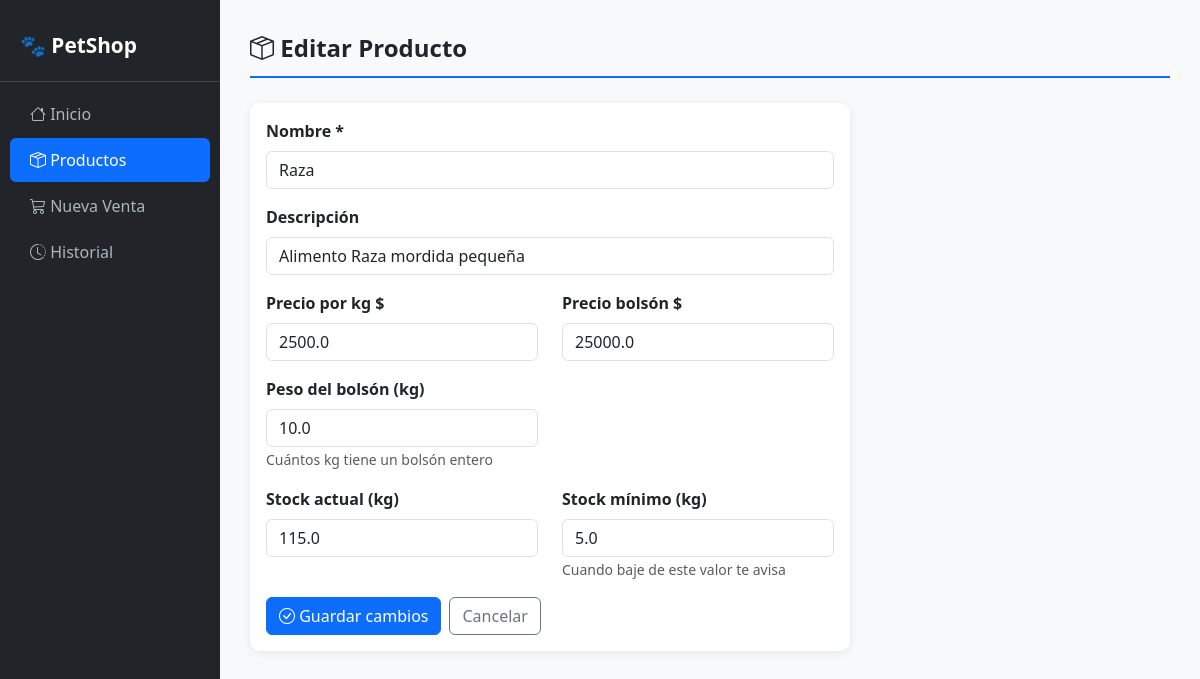
Page /productos/editar/1 on the committed database.
### tables this page shows
CREATE TABLE productos (
            id          INTEGER PRIMARY KEY AUTOINCREMENT,
            nombre      TEXT NOT NULL,
            descripcion TEXT,
            precio_kg       REAL,
            precio_bolson   REAL,
            peso_bolson_kg  REAL DEFAULT 0,
            stock_kg        REAL DEFAULT 0,
            stock_minimo_kg REAL DEFAULT 5,
            activo      INTEGER DEFAULT 1
        );

### routes/productos.py (the view, shortened to what this page needs)
@productos_bp.route('/productos/editar/<int:id>', methods=['GET', 'POST'])
def editar(id):
    producto = obtener_por_id(id)
    return render_template('productos/formulario.html', producto=producto)

### app.py (called while the page is built)
@app.before_request
def chequear_licencia():
    rutas_libres = ['/activar', '/licencia-vencida']
    if request.path not in rutas_libres:
        if not verificar_licencia():
            return redirect('/licencia-vencida')

### database.py (called while the page is built)
def conectar():
    return sqlite3.connect('petshop.db')

### licencia.py (called while the page is built)
def _decodificar(texto):
    return base64.b64decode(texto.encode()).decode()

def obtener_fecha_instalacion():
    try:
        with open(ARCHIVO_LIC, 'r') as f:
            return datetime.strptime(_decodificar(f.read().strip()), '%Y-%m-%d').date()
    except:
        return None

def verificar_licencia():
    fecha = obtener_fecha_instalacion()
    if not fecha:
        primera_ejecucion()
        return True
    return (date.today() - fecha).days <= DIAS_PRUEBA

### models/producto.py (called while the page is built)
def obtener_por_id(id):
    conn = conectar()
    conn.row_factory = sqlite3.Row
    cursor = conn.cursor()
    producto = cursor.execute(
        "SELECT * FROM productos WHERE id = ?", (id,)
    ).fetchone()
    conn.close()
    return producto

### templates/productos/formulario.html
{% extends 'base.html' %}
{% block contenido %}
<div class="titulo-pagina">
    <i class="bi bi-box-seam"></i>
    {{ 'Editar Producto' if producto else 'Nuevo Producto' }}
</div>
<div class="card" style="max-width: 600px;">
    <div class="card-body">
        <form method="POST">
            <div class="mb-3">
                <label class="form-label fw-bold">Nombre *</label>
                <input type="text" name="nombre" class="form-control"
                       value="{{ producto.nombre if producto else '' }}" required>
            </div>
            <div class="mb-3">
                <label class="form-label fw-bold">Descripción</label>
                <input type="text" name="descripcion" class="form-control"
                       value="{{ producto.descripcion if producto else '' }}"
                       placeholder="Ej: Alimento balanceado para perros">
            </div>
            <div class="row">
                <div class="col-md-6 mb-3">
                    <label class="form-label fw-bold">Precio por kg $</label>
                    <input type="number" name="precio_kg" class="form-control"
                           step="0.01" min="0"
                           value="{{ producto.precio_kg if producto else '' }}">
                </div>
                <div class="col-md-6 mb-3">
                    <label class="form-label fw-bold">Precio bolsón $</label>
                    <input type="number" name="precio_bolson" class="form-control"
                           step="0.01" min="0"
                           value="{{ producto.precio_bolson if producto else '' }}">
                </div>
            </div>
            <div class="row">
                <div class="col-md-6 mb-3">
                    <label class="form-label fw-bold">Peso del bolsón (kg)</label>
                    <input type="number" name="peso_bolson_kg" class="form-control"
                           step="0.1" min="0"
                           value="{{ producto.peso_bolson_kg if producto else '0' }}">
                    <small class="text-muted">Cuántos kg tiene un bolsón entero</small>
                </div>
            </div>
            <div class="row">
                <div class="col-md-6 mb-3">
                    <label class="form-label fw-bold">Stock actual (kg)</label>
                    <input type="number" name="stock_kg" class="form-control"
                           step="0.1" min="0"
                           value="{{ producto.stock_kg if producto else '0' }}">
                </div>
                <div class="col-md-6 mb-3">
                    <label class="form-label fw-bold">Stock mínimo (kg)</label>
                    <input type="number" name="stock_minimo_kg" class="form-control"
                           step="0.1" min="0"
                           value="{{ producto.stock_minimo_kg if producto else '5' }}">
                    <small class="text-muted">Cuando baje de este valor te avisa</small>
                </div>
            </div>
            <div class="d-flex gap-2">
                <button type="submit" class="btn btn-primary">
                    <i class="bi bi-check-circle"></i>
                    {{ 'Guardar cambios' if producto else 'Agregar producto' }}
                </button>
                <a href="/productos" class="btn btn-outline-secondary">Cancelar</a>
            </div>
        </form>
    </div>
</div>
{% endblock %}

### static/css/styles.css (style rules this page uses)
body { background-color: #f8f9fa; font-family: 'Segoe UI', sans-serif; }
.titulo-pagina { font-size: 1.5rem; font-weight: bold; margin-bottom: 25px; color: #212529; border-bottom: 2px solid #0d6efd; padding-bottom: 10px; }
.card { border: none; border-radius: 10px; box-shadow: 0 2px 8px rgba(0,0,0,0.08); }
.btn { border-radius: 6px; }

### rows in the picture
productos: nombre "Raza", descripcion "Alimento Raza mordida pequeña", precio_kg "2500.0", precio_bolson "25000.0", peso_bolson_kg "10.0", stock_kg "115.0", stock_minimo_kg "5.0"

### other values in the picture
{{ 'Editar Producto' if producto else 'Nuevo Producto' }} "Editar Producto"
{{ 'Guardar cambios' if producto else 'Agregar producto' }} "Guardar cambios"
